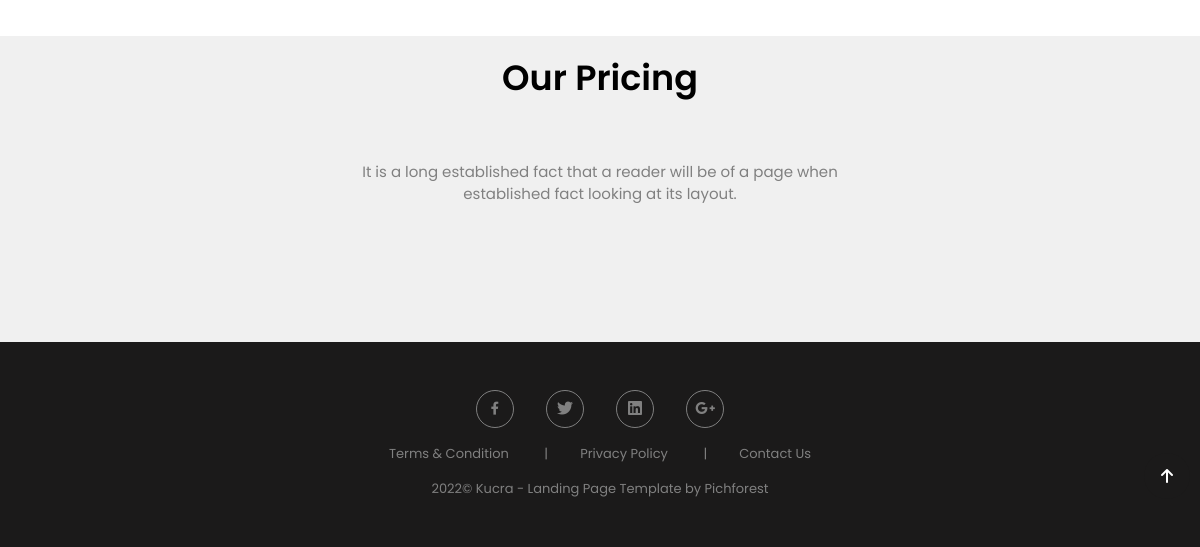
Before: / (lower part) with the older database file.
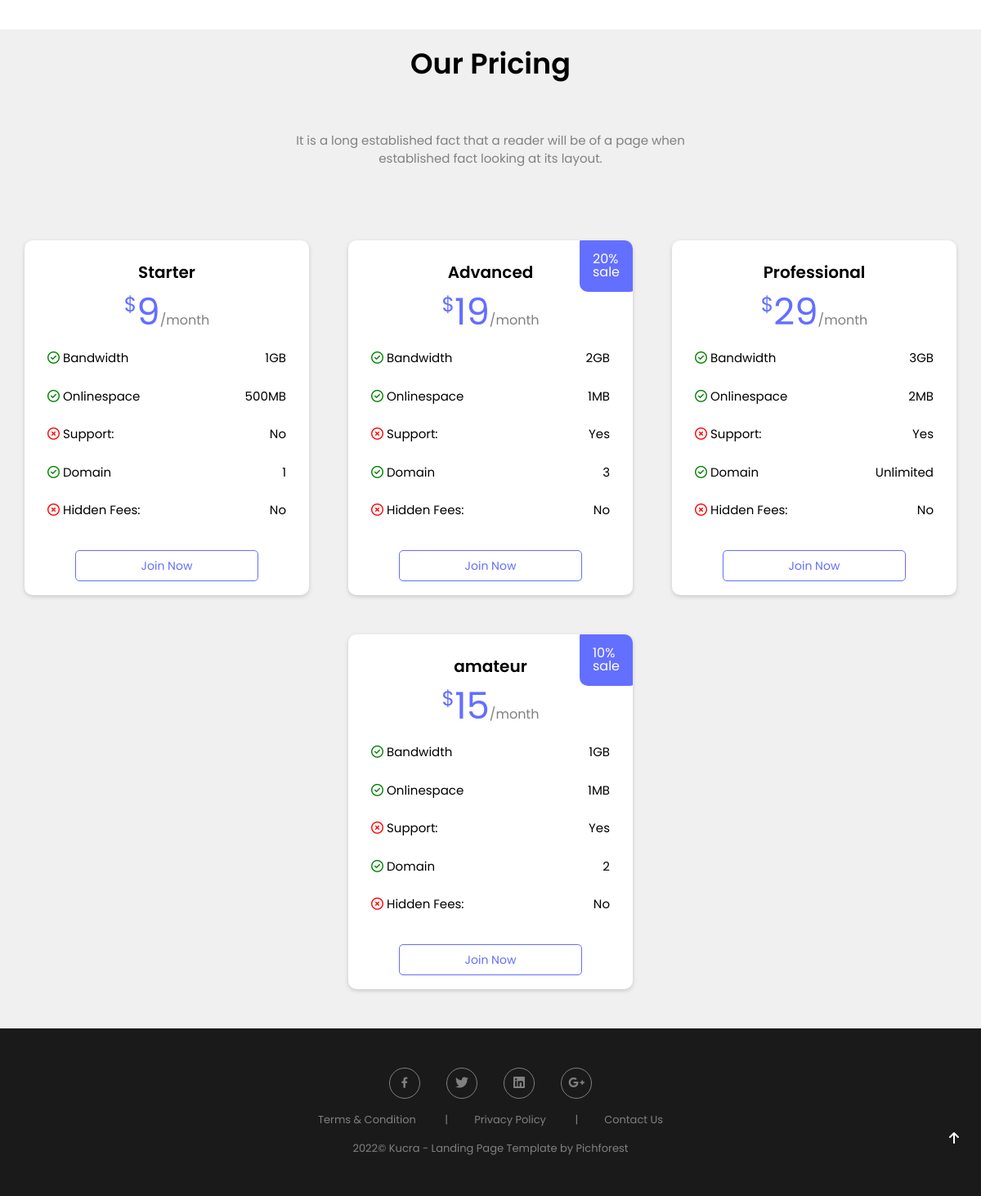
After: the same page with the newer database file.
### tables this page shows
CREATE TABLE IF NOT EXISTS `pricing` (
  `id_pricing` int NOT NULL AUTO_INCREMENT,
  `nom_pricing` varchar(50) NOT NULL DEFAULT '',
  `price` float NOT NULL DEFAULT '0',
  `Sale` int DEFAULT NULL,
  `bandwidth` int NOT NULL,
  `OnlineSpace` int NOT NULL,
  `support` bit(1) NOT NULL DEFAULT b'0',
  `domain` varchar(50) NOT NULL DEFAULT '0',
  `hidden_fees` bit(1) NOT NULL DEFAULT b'0',
  PRIMARY KEY (`id_pricing`)
);

### db-functions.php (called while the page is built)
<?php
    try{
        $mysqlConnection = new PDO(
            'mysql:host=localhost;dbname=landing_page;charset=utf8',
            'root',
            '');
        }
        catch (Exception $e)
{
        die('Erreur : ' . $e->getMessage());
}
    $sqlQuery = "SELECT *, IF(support = 1,'Yes','No') AS domainYes, IF(hidden_fees = 1,'Yes','No') AS feesYes
    FROM pricing ";
    $pricingsStatement = $mysqlConnection -> prepare($sqlQuery);
    $pricingsStatement-> execute();
    $pricings = $pricingsStatement-> fetchAll();
    ?>

### index.php (the view, shortened to what this page needs)
<!DOCTYPE html>
<html lang="en">
<head>
    <link rel="stylesheet" href="https://cdnjs.cloudflare.com/ajax/libs/font-awesome/6.3.0/css/all.min.css"
>
    <link rel="stylesheet" href="style.css">
</head>
<body>
    <?php include('db-functions.php'); ?>
    <main>
        <section id="pricing_section">
            <div class="flex space-around wrap container">
                <figure>
                </figure>
            </div>
            <div class="bg-grey">
                <h3>Our Pricing</h3>
                <p class="color-grey font-size-15">It is a long established fact that a reader will be of a page when<br> established fact looking at its layout.</p>
                <ul class="flex wrap flex-center gap-3x card-prices">
                <?php
                foreach($pricings as $pricing){
                echo '<li class="card relative">
                        <h5 class="txt-center">'.$pricing['nom_pricing'].'</h5>
                        <div class="txt-center color-grey"><var><sup>$</sup>'.$pricing['price'].'</var>/month</div>
                        <ul>
                            <li class="flex space-between card-price">
                                <p><i class="fa-sharp fa-regular fa-circle-check color-green"></i> Bandwidth</p>
                                <p>'.$pricing['bandwidth'].'GB</p>
                            </li>
                            <li class="flex space-between card-price">
                                <p><i class="fa-sharp fa-regular fa-circle-check color-green"></i> Onlinespace</p>
                                <p>'.$pricing['OnlineSpace'].'MB</p>
                            </li>
                            <li class="flex space-between card-price">
                            <p>'.($pricing['support'] === 1 ? '<i class="fa-sharp fa-regular fa-circle-check color-green"></i> Support:</p>' : '<i class="fa-regular fa-circle-xmark color-red"></i> Support: ').'</p>
                                <p>'.$pricing['domainYes'].'</p>
                            </li>
                            <li class="flex space-between card-price">
                                <p><i class="fa-sharp fa-regular fa-circle-check color-green"></i> Domain</p>
                                <p>'.$pricing['domain'].'</p>
                            </li>
                            <li class="flex space-between card-price">
                            <p>'.($pricing['hidden_fees'] === 0 ? '<i class="fa-sharp fa-regular fa-circle-check color-green"></i> Hidden Fees:</p>' : '<i class="fa-regular fa-circle-xmark color-red"></i> Hidden Fees: ').'</p>
                                <p>'.$pricing['feesYes'].'</p>
                            </li>
                        </ul>
                        <div class="txt-center">
                            <a href="#" class="btn-white">Join Now</a>
                        </div>';
                            if($pricing['Sale'] !== null){
                               echo '<span class="absolute promo">'.$pricing['Sale'].'%<br>sale</span>';
                            }
                }
                    ?>
                </ul>
            </div>
        </section>
    </main>
    <footer id="footer">
        <div class="scroll-to-top">
            <a href="#">
                <i class="fa-solid fa-arrow-up"></i>
            </a>
        </div>
        <div class="bg-black">
            <ul class="flex flex-center icon-footer">
                <li class="font-size-13">
                    <a href="#">
                        <i class="fa-brands fa-facebook-f"></i>
                    </a>
                </li>
                <li>
                    <a href="#">
                        <i class="fa-brands fa-twitter"></i>
                    </a>
                </li>
                <li>
                    <a href="#">
                        <i class="fa-brands fa-linkedin"></i>
                    </a>
                </li>
                <li>
                    <a href="#">
                        <i class="fa-brands fa-google-plus-g"></i>
                    </a>
                </li>
            </ul>
            <ul  class="flex flex-center wrap lien-footer">
                <li class="font-size-13">
                    <a href="#">Terms & Condition</a> <span> | </span>
                </li>
                <li class="font-size-13">
                    <a href="#"> Privacy Policy </a> <span> | </span>
                </li>
                <li class="font-size-13">
                    <a href="#">Contact Us</a>
                </li>
            </ul>
            <p class="font-size-13 color-grey">2022© Kucra - Landing Page Template by Pichforest</p>
        </div>
    </footer>
</body>
</html>

### style.css (style rules this page uses)
* { margin: 0; padding: 0; border: 0; font-size: 100%; font: inherit; }
html { scroll-behavior: smooth; }
article, aside, details, figcaption, figure, footer, header, hgroup, menu, nav, section { display: block; }
body { line-height: 1.5; font-family: 'Poppins', sans-serif; }
ol, ul { list-style: none; text-decoration: none; }
main { margin-top: 4rem; }
section { margin-top: 8rem; }
h3 { padding: 1rem; font-size: 35px; font-weight: 600; text-align: center; margin: 1.5rem 0; }
h5 { font-size: 20px; font-weight: 400; }
#pricing_section h5 { font-size: 20px; font-weight: 600; }
var { font-size: 45px; color: rgb(99 111 255); }
var sup { font-size: 25px; }
.card { overflow: hidden; min-width: 300px; background-color: #fff; border-radius: 10px; padding: 1.5rem; -webkit-box-shadow: 0px 2px 5px 0px #80757573; box-shadow: 0px 2px 5px 0px #80757553; }
.card:nth-of-type(2) { transform: translateY(-30px); }
.card-prices ul { margin-bottom: 2rem; }
.card-prices li p { font-size: 15px; margin: 0; padding: .25rem; }
#footer div { padding-bottom: 3rem; }
#footer ul li * { color: grey; }
.icon-footer li { display: flex; justify-content: center; align-items: center; height: 25px; width: 25px; border: 1px solid grey; border-radius: 50px; padding: .35rem; }
.lien-footer li { padding-bottom: 1rem; }
.lien-footer li * { padding: 0 1rem; }
.container { width: 80%; margin-left: auto; margin-right: auto; justify-content: center; }
.flex { display: flex; }
.wrap { flex-wrap: wrap; }
.flex-center { justify-content: center; }
.space-around { justify-content: space-around; }
.space-between { justify-content: space-between; }
.bg-grey { background-color: #8080801f; }
.bg-black { background-color: #1b1a1a; }
.color-grey { color: grey; }
.color-red { color: red; }
.color-green { color: green; }
.txt-center { text-align: center; }
.relative { position: relative; }
.absolute { position: absolute; }
.btn-white { color: rgb(99 111 255); background-color: #fff; border: 1px solid rgb(99 111 255); padding: 0.5rem 5rem; border-radius: 5px; font-size: 14px; transition: .35s; }
.gap-3x { gap: 3rem; }
.font-size-13 { font-size: 13px; }
.font-size-15 { font-size: 15px; }
.card-prices { padding: 3rem 0; }
.card-price { padding: .5rem 0!important; }
.promo { background-color: rgb(99 111 255); color: #fff; padding: 22px 22px 16px 16px; line-height: 1; border-radius: 10px; top: -7px; right: -6px; }
.icon-footer { gap: 2rem; padding-top: 3rem; padding-bottom: 1rem; }
.scroll-to-top { position: fixed; bottom: 0; right: 10px; z-index: 99; }
.scroll-to-top a { display: flex; justify-content: center; align-items: center; background-color: #1b1a1a; color: #fff; padding: 0.5rem; width: 30px; height: 30px; border-radius: 50px; }
@media screen and (max-width: 1200px) { .card:nth-of-type(2) { transform: translateY(0); } }

Changed rows visible on the page:
added pricing: nom_pricing "Starter", price "9", bandwidth "1", OnlineSpace "500", support "0" (drawn), shows "Support:", domainYes "No", domain "1", hidden_fees "0" (drawn), shows "Hidden Fees:", feesYes "No"
added pricing: nom_pricing "Advanced", price "19", bandwidth "2", OnlineSpace "1", support "1" (drawn), shows "Support:", domainYes "Yes", domain "3", hidden_fees "0" (drawn), shows "Hidden Fees:", feesYes "No", Sale "20"
added pricing: nom_pricing "Professional", price "29", bandwidth "3", OnlineSpace "2", support "1" (drawn), shows "Support:", domainYes "Yes", domain "Unlimited", hidden_fees "0" (drawn), shows "Hidden Fees:", feesYes "No"
added pricing: nom_pricing "amateur", price "15", bandwidth "1", OnlineSpace "1", support "1" (drawn), shows "Support:", domainYes "Yes", domain "2", hidden_fees "0" (drawn), shows "Hidden Fees:", feesYes "No", Sale "10"
